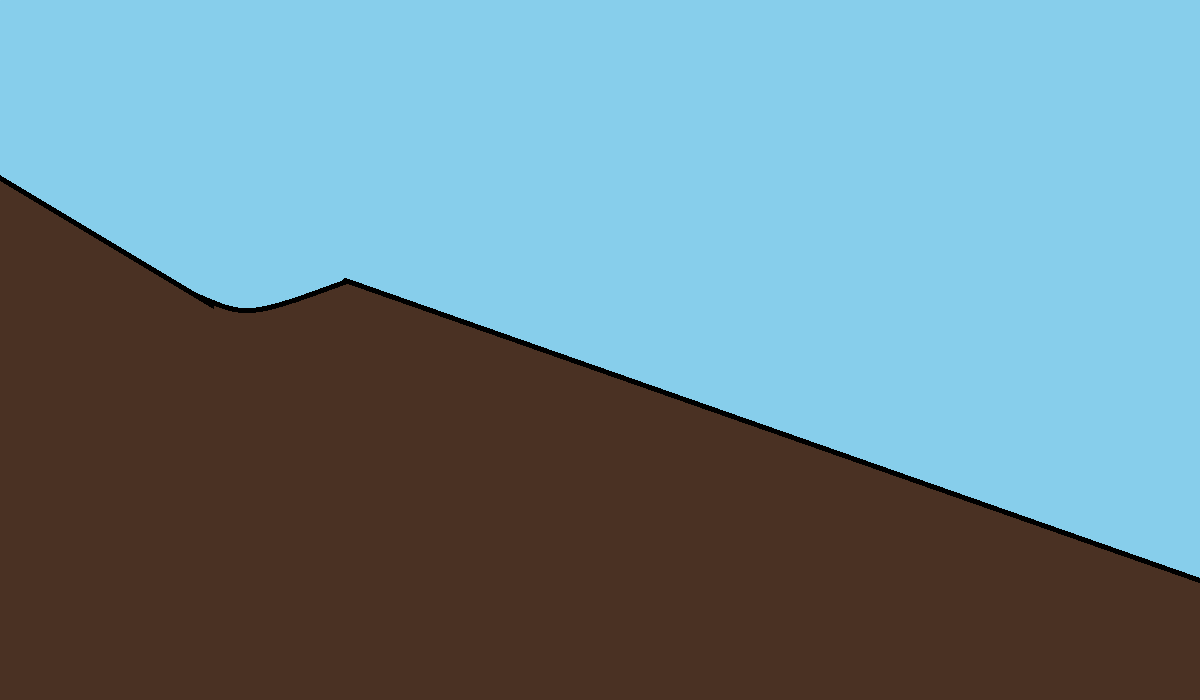
#> input picture assets/montana.png, 1200 x 700 px
$ python sky.py
#> lines starting #> are read from the running program, lines starting #| are printed output that depends on the picture
import tkinter as tk
from tkinter import ttk
import numpy as np
import matplotlib.pyplot as plt
from matplotlib.backends.backend_tkagg import FigureCanvasTkAgg
from matplotlib.animation import FuncAnimation
import matplotlib.image as mpimg
from matplotlib.offsetbox import OffsetImage, AnnotationBbox

# --- Crear la figura y el eje ---
fig, ax = plt.subplots(figsize=(7, 5))

# Imagen de fondo inicial
fondo = mpimg.imread("assets/montana.png")
#> fondo is the input picture: shape (700, 1200, 4) float32; mean R, G, B, A 0.417, 0.524, 0.554, 1
ax.imshow(fondo, extent=[-50, 120, -10, 40], aspect="auto")

# Sprite del esquiador
sprite = mpimg.imread("assets/sky.png")
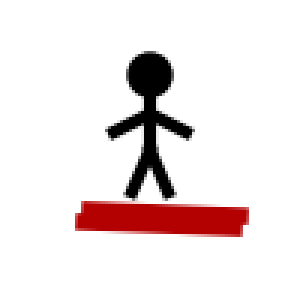
#> input picture assets/sky.png, 100 x 100 px (shown 3 times larger)
#> sprite is the input picture: shape (100, 100, 4) float32; mean R, G, B, A 0.92, 0.878, 0.878, 0.104

# Variables globales
linea_trayectoria, = ax.plot([], [], "b", linewidth=2, label="Trayectoria")
esquiador = None
ani = None


# [101 lines left out: function simular_salto, not called in this run]


# --- Ventana principal ---
ventana = tk.Tk()
ventana.title("Simulador de Salto de Esquí Animado")

# frame de controles
frame = ttk.Frame(ventana, padding=10)
frame.pack(side=tk.LEFT, fill=tk.Y)

ttk.Label(frame, text="Velocidad inicial (m/s):").grid(column=0, row=0, sticky="w")
entry_velocidad = ttk.Entry(frame)
entry_velocidad.grid(column=1, row=0)
entry_velocidad.insert(0, "25")

ttk.Label(frame, text="Ángulo (grados):").grid(column=0, row=1, sticky="w")
entry_angulo = ttk.Entry(frame)
entry_angulo.grid(column=1, row=1)
entry_angulo.insert(0, "22.8")

ttk.Label(frame, text="Pendiente (m, negativa):").grid(column=0, row=2, sticky="w")
entry_pendiente = ttk.Entry(frame)
entry_pendiente.grid(column=1, row=2)
entry_pendiente.insert(0, "1")

ttk.Label(frame, text="Altura (m):").grid(column=0, row=3, sticky="w")
entry_altura = ttk.Entry(frame)
entry_altura.grid(column=1, row=3)
entry_altura.insert(0, "20")

btn_simular = ttk.Button(frame, text="Saltar", command=simular_salto)
btn_simular.grid(column=0, row=4, columnspan=2, pady=10)

label_resultado = ttk.Label(frame, text="")
label_resultado.grid(column=0, row=5, columnspan=2)

# frame para la gráfica
frame_grafica = ttk.Frame(ventana)
frame_grafica.pack(side=tk.RIGHT, fill=tk.BOTH, expand=True)

# incrustar la figura en Tkinter
canvas = FigureCanvasTkAgg(fig, master=frame_grafica)
canvas.get_tk_widget().pack(fill=tk.BOTH, expand=True)

ventana.mainloop()
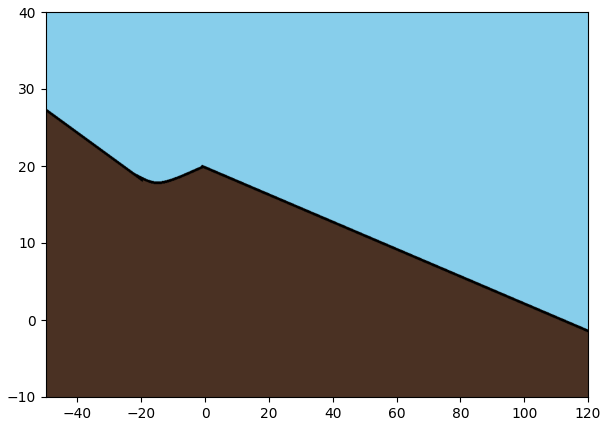
#> figure drawn by matplotlib, 1 panel
